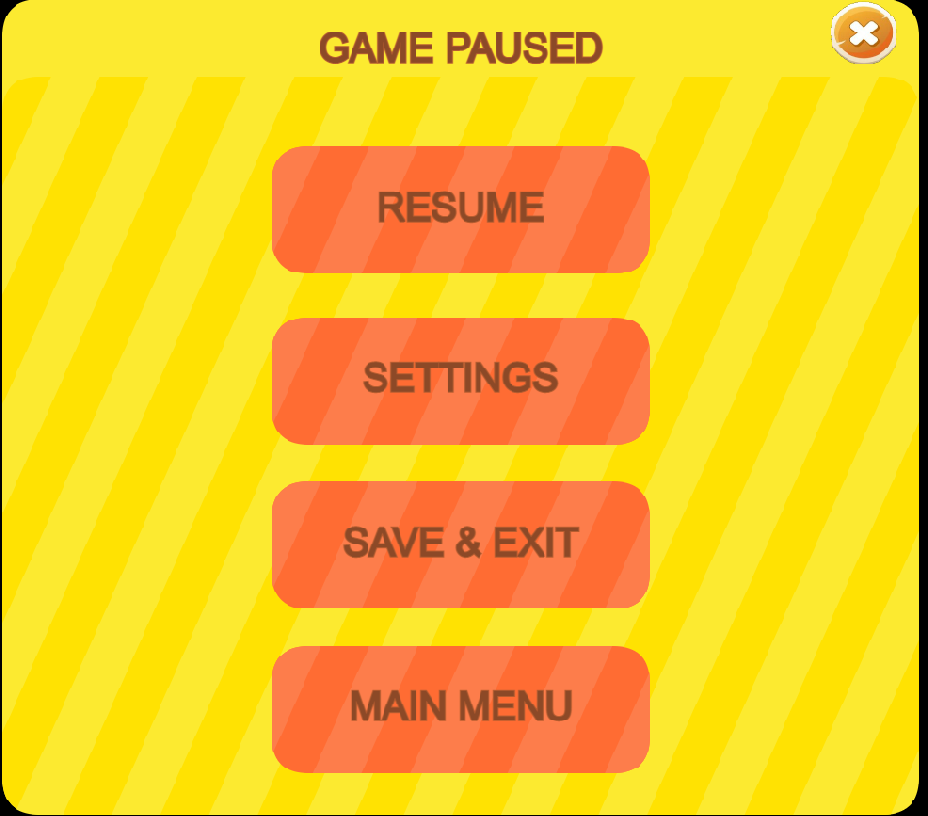

This is a level from a 2D game, rendered from its Tiled map with the project's own tilesets. A one-line summary and the map file follow, with tile-layer data summarised:
An orthogonal 58x51 tile map with 16x16 px tiles, 1 tile layer (Tile Layer 1), 3 tilesets.

<map version="1.9" tiledversion="1.9.2" orientation="orthogonal" renderorder="right-down" width="58" height="51" tilewidth="16" tileheight="16" infinite="0" nextlayerid="11" nextobjectid="4">
 <tileset firstgid="1" name="maaain" tilewidth="16" tileheight="16" spacing="2" margin="1" tilecount="6328" columns="113">
  <image source="maaain.png" width="2048" height="1024" />
 </tileset>
 <tileset firstgid="6329" name="newTest" tilewidth="16" tileheight="16" spacing="2" margin="1" tilecount="6328" columns="113">
  <image source="../newTest.png" width="2048" height="1024" />
 </tileset>
 <tileset firstgid="12657" name="res" tilewidth="16" tileheight="16" spacing="2" margin="1" tilecount="6328" columns="113">
  <image source="res.png" width="2048" height="1024" />
 </tileset>
 <layer id="10" name="Tile Layer 1" width="58" height="51">
  <data>[2958 cells, 2958 non-empty, 2958 distinct tile ids]</data>
 </layer>
</map>
